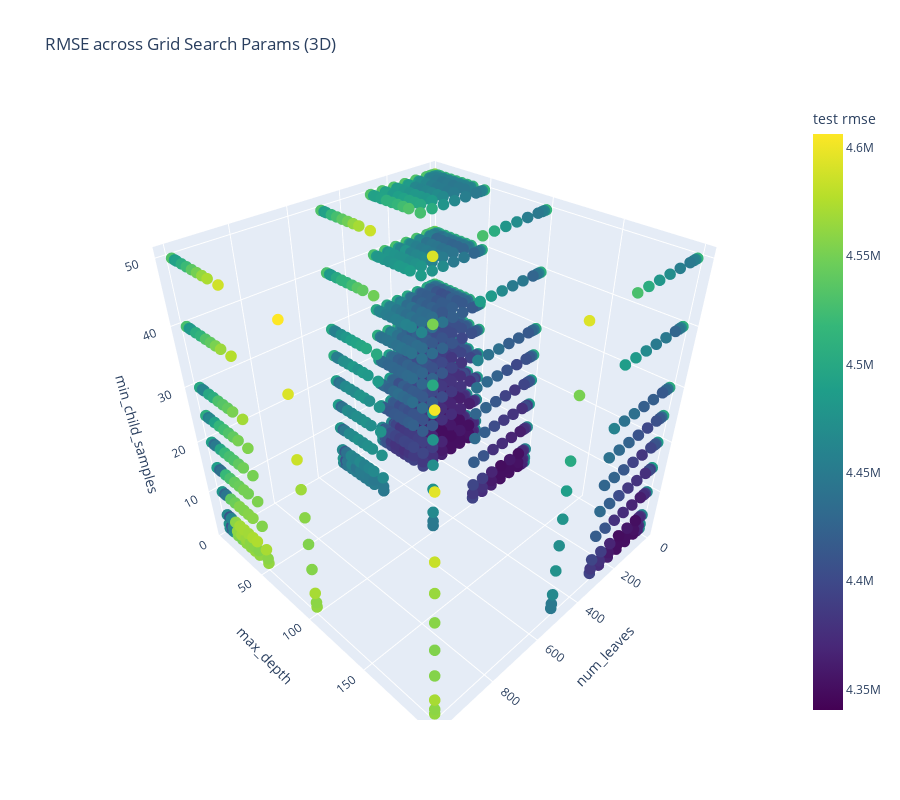

This figure's notebook cell:
### Markdown cell above
#### All params

### Code cell
fig = px.scatter_3d(
    real_overfitting_df,
    x='num_leaves',
    y='max_depth',
    z='min_child_samples',
    color='test rmse',
    color_continuous_scale='Viridis',
    title='RMSE across Grid Search Params (3D)',
    height=800,
)
fig.update_traces(marker=dict(size=4))
show_fig(fig)

### Figure 1 — Plotly figure (JSON) as saved in the notebook; plotly's stock layout.template omitted (floating-point values rounded to 4 significant figures; data arrays with more than 128 entries replaced by an {"elided": "..."} marker saying what was removed)
{"data": [{"hovertemplate": "num_leaves=%{x}<br>max_depth=%{y}<br>min_child_samples=%{z}<br>test rmse=%{marker.color}<extra></extra>", "legendgroup": "", "marker": {"color": {"elided": "1560 int values"}, "coloraxis": "coloraxis", "size": 4, "symbol": "circle"}, "mode": "markers", "name": "", "scene": "scene", "showlegend": false, "type": "scatter3d", "x": {"elided": "1560 int values"}, "y": {"elided": "1560 int values"}, "z": {"elided": "1560 int values"}}], "layout": {"coloraxis": {"colorbar": {"title": {"text": "test rmse"}}, "colorscale": [[0, "#440154"], [0.1111, "#482878"], [0.2222, "#3e4989"], [0.3333, "#31688e"], [0.4444, "#26828e"], [0.5556, "#1f9e89"], [0.6667, "#35b779"], [0.7778, "#6ece58"], [0.8889, "#b5de2b"], [1, "#fde725"]]}, "height": 800, "legend": {"tracegroupgap": 0}, "scene": {"domain": {"x": [0, 1], "y": [0, 1]}, "xaxis": {"title": {"text": "num_leaves"}}, "yaxis": {"title": {"text": "max_depth"}}, "zaxis": {"title": {"text": "min_child_samples"}}}, "title": {"text": "RMSE across Grid Search Params (3D)"}}}
